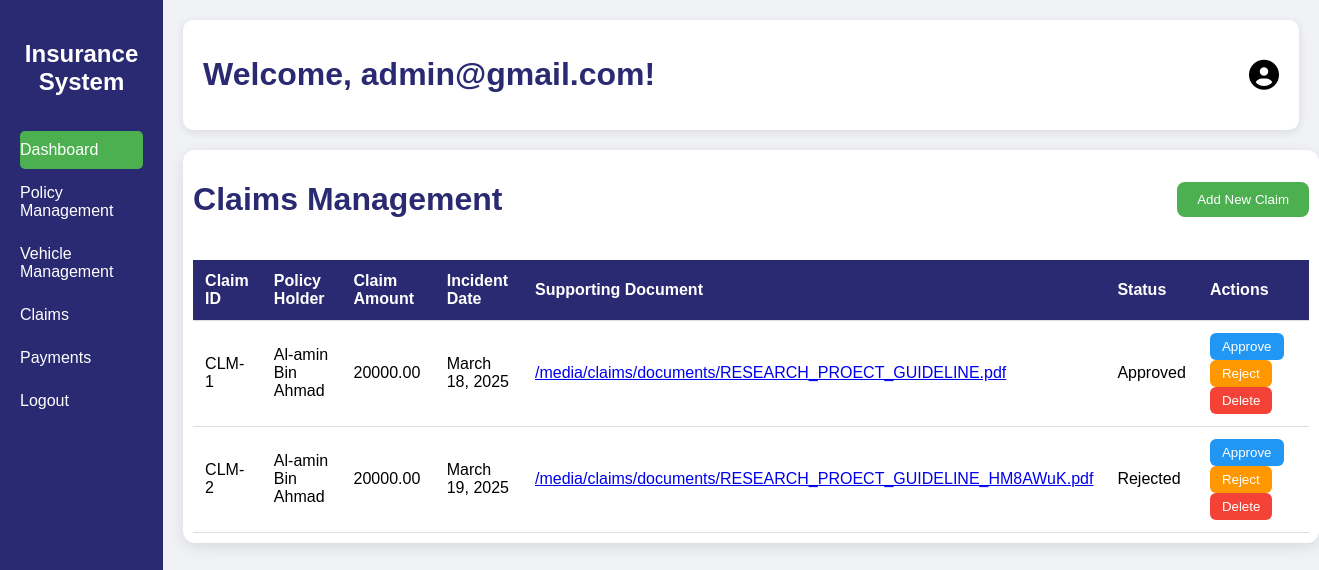
The app's page /claims/ (signed in) with its own data.
### CIApp/models.py (models this page shows, shortened)
class Claim(models.Model):
    STATUS_CHOICES = [
        ('pending', 'Pending'),
        ('approved', 'Approved'),
        ('rejected', 'Rejected'),
    ]
    user = models.ForeignKey(User, on_delete=models.CASCADE)
    policy = models.ForeignKey(InsurancePolicy, on_delete=models.CASCADE)
    vehicle = models.ForeignKey(Vehicle, on_delete=models.CASCADE)
    incident_date = models.DateField()
    claim_amount = models.DecimalField(max_digits=10, decimal_places=2)
    status = models.CharField(max_length=20, choices=STATUS_CHOICES, default='pending')
    supporting_documents = models.FileField(upload_to='claims/documents/', blank=True, null=True)

### CIApp/views.py (the view)
# urls.py: path('claims/', views.claims, name="claims"),
@login_required(login_url='/login')
def claims(request):
    current_user = request.user
    claims = Claim.objects.filter(user=current_user)
    a_claims = Claim.objects.all()
    context = {
        "user": current_user,
        "claims": claims,
        "a_claims": a_claims
    }
    return render(request, 'claims.html', context)

### templates/claims.html (shortened to what this page needs)
{% extends "base.html" %}
{% load static %}
{% block Css %}
<link rel="stylesheet" href="{% static 'css/claims.css' %}">
{% endblock %}
{% block content %}
<div class="claims-container">
    <header>
        <h1>Claims Management</h1>
        <a href="/add-claims/"><button class="btn-add">Add New Claim</button></a>
    </header>
    <table>
        <thead>
            <tr>
                <th>Claim ID</th>
                <th>Policy Holder</th>
                <th>Claim Amount</th>
                <th>Incident Date</th>
                <th>Supporting Document</th>
                <th>Status</th>
                {% if user.is_superuser %}
                <th>Actions</th>
                {% endif %}
            </tr>
        </thead>
        {% if user.is_superuser %}
        <tbody>
            {% if a_claims %}
            {% for claim in a_claims %}
            <tr id="claim-row-{{claim.id}}">
                <td>CLM-{{claim.id}}</td>
                <td>{{claim.user.first_name}}</td>
                <td>{{claim.claim_amount}}</td>
                <td>{{claim.incident_date}}</td>
                <td><a href="{{claim.supporting_documents.url}}">{{claim.supporting_documents.url}}</a></td>
                <td class="claim-status">{{claim.status}}</td>
                {% if user.is_superuser %}
                <td>
                    <button class="btn-approve" data-id="{{claim.id}}">Approve</button>
                    <button class="btn-reject" data-id="{{claim.id}}">Reject</button>
                    <button class="btn-delete" data-id="{{claim.id}}">Delete</button>
                </td>
                {% endif %}
            </tr>
            {% endfor %}
            {% endif %}
        </tbody>
        {% endif %}
    </table>
</div>
{% endblock %}

### templates/base.html (shortened to what this page needs)
{% load static %}
<!DOCTYPE html>
<html lang="en">
<head>
    <link rel="stylesheet" href="{% static 'css/dash.css' %}">
    <link rel="stylesheet" href="{% static 'fontawesome-free/css/all.min.css' %}">
    {% block Css %}{% endblock %}
</head>
<body>
    <div class="dashboard-container">
        <aside class="sidebar">
            <h2>Insurance System</h2>
            <nav>
                <a href="/dash/" class="active">Dashboard</a>
                {% if user.is_superuser %}
                <a href="/policy-management/">Policy Management</a>
                {% endif %}
                <a href="/vehicle/">Vehicle Management</a>
                <a href="/claims/">Claims</a>
                <a href="/view-payments/">Payments</a>
                <a href="/logout/">Logout</a>
            </nav>
        </aside>
        <main class="main-content">
            <header class="dashboard-header">
                {% if not user.is_superuser %}
                <h1>Welcome, {{user.first_name}}!</h1>
                {% else %}
                <h1>Welcome, {{user.email}}!</h1>
                {% endif %}
                <div class="user-info">
                    <i class="fa fa-user-circle" style="font-size: 30px;"></i>
                </div>
            </header>
            {% block content %}{% endblock %}
        </main>
    </div>
</body>
</html>

### static/css/dash.css (style rules this page uses)
body { display: flex; height: 100vh; margin: 0; font-family: Arial, sans-serif; background-color: #f0f2f5; }
.dashboard-container { display: flex; width: 100%; }
.sidebar { width: 250px; background-color: #2A2A72; color: #fff; display: flex; flex-direction: column; padding: 20px; }
.sidebar h2 { text-align: center; margin-bottom: 30px; }
.sidebar nav a { display: block; color: #fff; text-decoration: none; padding: 10px 0; margin: 5px 0; border-radius: 5px; transition: background 0.3s ease; }
.sidebar nav a.active, .sidebar nav a:hover { background-color: #4CAF50; }
.main-content { flex: 1; padding: 20px; }
.dashboard-header { display: flex; justify-content: space-between; align-items: center; background-color: #fff; padding: 15px 20px; border-radius: 10px; box-shadow: 0 2px 10px rgba(0, 0, 0, 0.1); margin-bottom: 20px; }

### static/css/claims.css (style rules this page uses)
.claims-container { background-color: #fff; border-radius: 12px; box-shadow: 0 4px 15px rgba(0, 0, 0, 0.1); padding: 10px; width: 100%; }
header { display: flex; justify-content: space-between; align-items: center; margin-bottom: 20px; }
h1 { color: #2A2A72; }
.btn-add { background-color: #4CAF50; color: #fff; border: none; padding: 10px 20px; border-radius: 8px; cursor: pointer; }
table { width: 100%; border-collapse: collapse; }
thead { background-color: #2A2A72; color: #fff; }
td, th { padding: 12px; text-align: left; border-bottom: 1px solid #ddd; }
.btn-approve, .btn-reject, .btn-delete { padding: 6px 12px; border: none; border-radius: 6px; cursor: pointer; margin-right: 5px; }
.btn-approve { background-color: #2196F3; color: #fff; }
.btn-reject { background-color: #FF9800; color: #fff; }
.btn-delete { background-color: #f44336; color: #fff; }

### records on screen
Claim: id "1", user.first_name "Al-amin Bin Ahmad", claim_amount "20000.00", incident_date "March 18, 2025", supporting_documents "/media/claims/documents/RESEARCH_PROECT_GUIDELINE.pdf", status "Approved"
Claim: id "2", user.first_name "Al-amin Bin Ahmad", claim_amount "20000.00", incident_date "March 19, 2025", supporting_documents "/media/claims/documents/RESEARCH_PROECT_GUIDELINE_HM8AWuK.pdf", status "Rejected"

### other values on screen
{{ user.email }} "admin@gmail.com"
